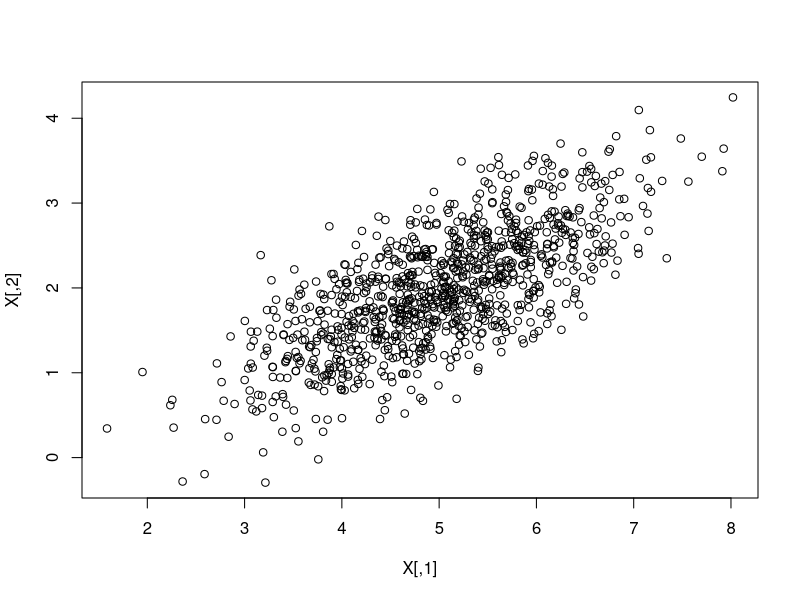
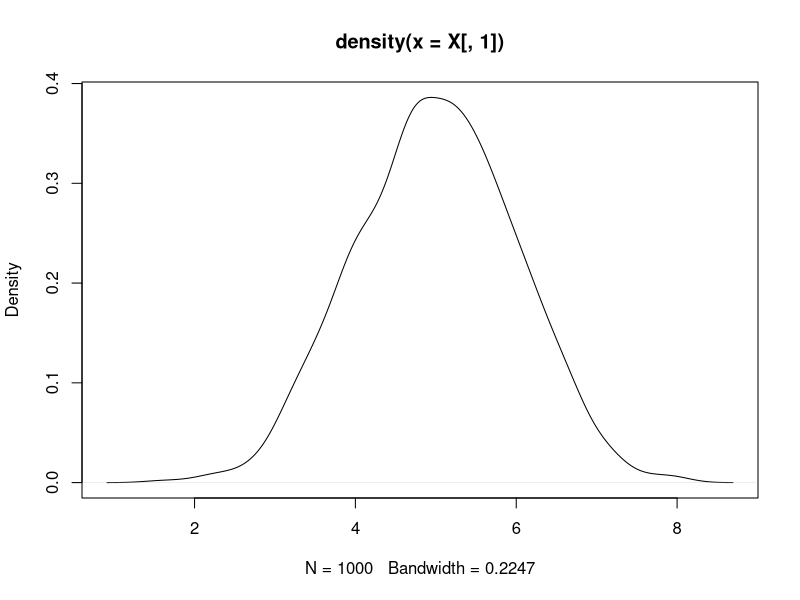
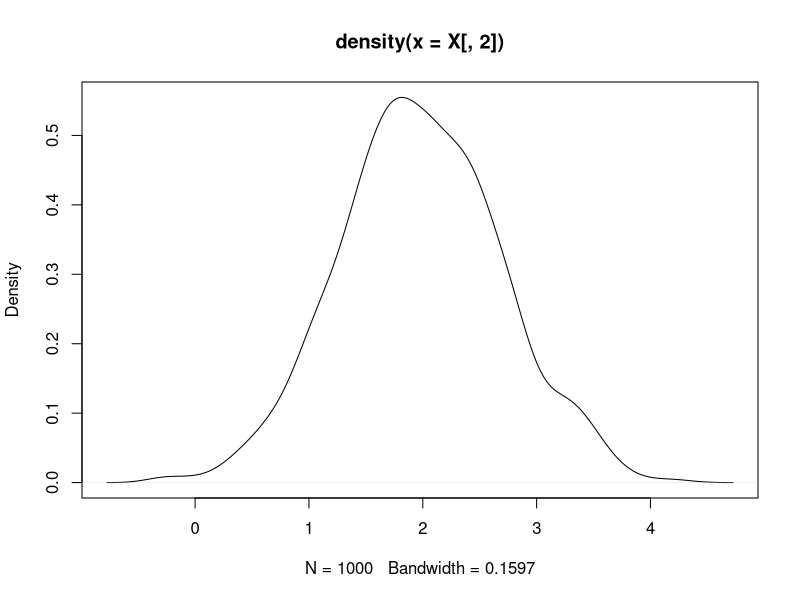
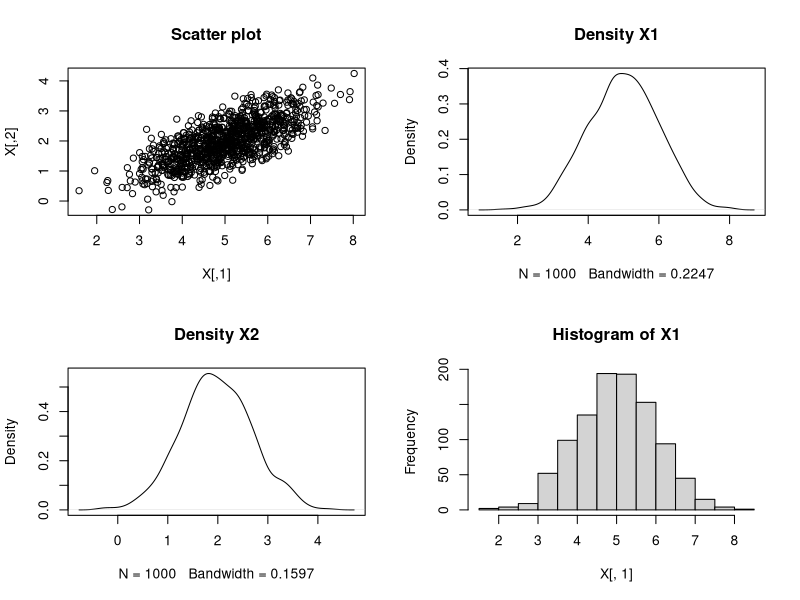

These charts were generated, in order, by the following R code:
library("MASS") 

N <- 1000
mu <- c(5, 2)
S <- matrix(c(1, .5, 1, .5), ncol = 2)

X <- mvrnorm(n = N, mu = mu, Sigma = S)

plot(X)

plot(density(X[,1]))
plot(density(X[,2]))


par(mfrow=c(2,2))
plot(X, main="Scatter plot")

plot(density(X[,1]),main="Density X1")
plot(density(X[,2]),main="Density X2")
hist(X[,1], main="Histogram of X1")
dev.off()




